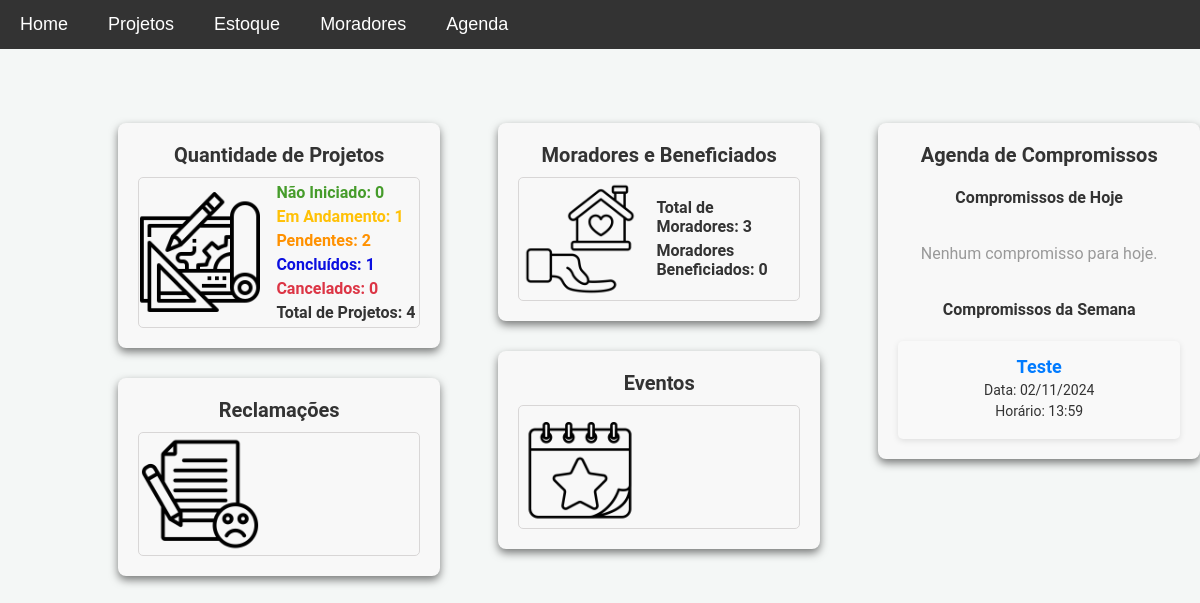
The page / on the database its author committed.
### models.py (models this page shows)
class Compromisso(db.Model):
    __tablename__ = 'compromissos'
    id = db.Column(db.Integer, primary_key=True)
    nome_compromisso = db.Column(db.String(100), nullable=False)
    data = db.Column(db.Date, nullable=False)
    hora = db.Column(db.Time, nullable=False)
    observacoes = db.Column(db.Text, nullable=True)
    data_criacao = db.Column(db.DateTime, default=datetime.utcnow)

### app.py (the view)
@app.route('/')
def home():
    total_projetos = Projeto.query.count()
    nao_iniciados = Projeto.query.filter_by(status='Não iniciado').count()
    pendentes = Projeto.query.filter_by(status='Pendente').count()
    em_andamento = Projeto.query.filter_by(status='Em andamento').count()
    concluidos = Projeto.query.filter_by(status='Concluído').count()
    cancelados = Projeto.query.filter_by(status='Cancelado').count()
    total_moradores = Morador.query.count()
    moradores_beneficiados = Morador.query.filter_by(beneficio=True).count()
    hoje = datetime.now().date()
    semana_futura = hoje + timedelta(days=7)
    compromissos_hoje = Compromisso.query.filter(Compromisso.data == hoje).order_by(Compromisso.hora).all()
    compromissos_semana = Compromisso.query.filter(Compromisso.data > hoje, Compromisso.data <= semana_futura).order_by(Compromisso.data, Compromisso.hora).all()
    return render_template(
        'index.html',
        nao_iniciados=nao_iniciados,
        total_projetos=total_projetos,
        pendentes=pendentes,
        em_andamento=em_andamento,
        concluidos=concluidos,
        cancelados=cancelados,
        total_moradores=total_moradores,
        moradores_beneficiados=moradores_beneficiados,
        compromissos_hoje=compromissos_hoje,
        compromissos_semana=compromissos_semana
    )

### templates/index.html (shortened to what this page needs)
{% extends 'base.html' %}
{% block content %}
<div id="home-page" class="home-page">
    <div class="container">
        <div class="column">
            <div class="status-container">
                <h3>Quantidade de Projetos</h3>
                <div class="status-content dashboard">
                    <img src="{{ url_for('static', filename='img/projeto.png') }}" alt="Ícone de projetos" width="100" height="100">
                    <ul>
                        <li class="nao-iniciado">Não Iniciado: {{ nao_iniciados }}</li>
                        <li class="em-andamento">Em Andamento: {{ em_andamento }}</li>
                        <li class="pendente">Pendentes: {{ pendentes }}</li>
                        <li class="concluido">Concluídos: {{ concluidos }}</li>
                        <li class="cancelado">Cancelados: {{ cancelados }}</li>
                        <li class="total_projetos">Total de Projetos: {{ total_projetos }}</li>
                    </ul>
                </div>
            </div>
            <div class="status-container">
                <h3>Reclamações</h3>
                <div class="status-content">
                    <img src="{{ url_for('static', filename='img/reclamacao.png') }}" alt="Ícone de reclamações" width="100" height="100">
                </div>
            </div>
        </div>
        <div class="column">
            <div class="status-container">
                <h3>Moradores e Beneficiados</h3>
                <div class="status-content dashboard">
                    <img src="{{ url_for('static', filename='img/moradores.png') }}" alt="Ícone de moradores" width="100" height="100">
                    <ul>
                        <li>Total de Moradores: {{ total_moradores }}</li>
                        <li>Moradores Beneficiados: {{ moradores_beneficiados }}</li>
                    </ul>
                </div>
            </div>
            <div class="status-container">
                <h3>Eventos</h3>
                <div class="status-content">
                    <img src="{{ url_for('static', filename='img/eventos.png') }}" alt="Ícone de eventos" width="100" height="100">
                </div>
            </div>
        </div>
        <div class="column agenda-column">
            <div class="status-container">
                <h3>Agenda de Compromissos</h3>
                <h4>Compromissos de Hoje</h4>
                <div class="agenda-container">
                    {% if compromissos_hoje %}
                        {% for compromisso in compromissos_hoje %}
                        <div class="agenda-card">
                            <h5>{{ compromisso.nome_compromisso }}</h5>
                            <p>Horário: {{ compromisso.hora.strftime('%H:%M') }}</p>
                        </div>
                        {% endfor %}
                    {% else %}
                    <p class="no-compromissos">Nenhum compromisso para hoje.</p>
                    {% endif %}
                </div>
                <h4>Compromissos da Semana</h4>
                <div class="agenda-container">
                    {% if compromissos_semana %}
                        {% for compromisso in compromissos_semana %}
                        <div class="agenda-card">
                            <h5>{{ compromisso.nome_compromisso }}</h5>
                            <p>Data: {{ compromisso.data.strftime('%d/%m/%Y') }}</p>
                            <p>Horário: {{ compromisso.hora.strftime('%H:%M') }}</p>
                        </div>
                        {% endfor %}
                    {% else %}
                    <p class="no-compromissos">Nenhum compromisso para esta semana.</p>
                    {% endif %}
                </div>
            </div>
        </div>
    </div>
</div>
{% endblock %}

### static/css/style.css (style rules this page uses)
body { font-family: 'Roboto', sans-serif; background-color: #f4f7f6; margin: 0; padding: 0; color: #333; }
h1, h3 { text-align: center; margin-top: 0; }
.container { max-width: 1200px; margin: 0 auto; padding: 20px; }
.home-page .container { display: flex; justify-content: space-between; flex-wrap: wrap; gap: 20px; margin: 20px 0; }
.home-page .column { flex: 1; gap: 20px; }
.home-page .status-container, #home-page .status-container { background-color: #f8f8f8; padding: 20px; border-radius: 8px; transition: transform 0.3s; text-align: center; margin-bottom: 30px; box-shadow: 0 4px 8px rgba(0, 0, 0, 0.5); }
.home-page .status-container h3 { font-size: 20px; margin-bottom: 10px; }
.home-page .status-container ul, .status-container ul { list-style-type: none; padding: 0; margin: 0; }
.home-page .status-container li, .status-container li { font-size: 16px; margin-bottom: 5px; font-weight: bold; text-align: left; }
.status-container .status-content { border: rgba(214, 212, 212, 0.925) solid 1px; border-radius: 5px; display: flex; align-items: flex-start; gap: 10px; }
.status-container img { margin: 10px; }
.status-container .nao-iniciado { color: #258b05d7; }
.status-container .em-andamento { color: #ffc107; }
.status-container .pendente { color: #ff9100; }
.status-container .concluido { color: #0b0fe0; }
.status-container .cancelado { color: #dc3545; }
.status-container .total_projetos { font-size: 25px; }
.status-container { background-color: #fff; padding: 20px; border-radius: 8px; box-shadow: 0 4px 10px rgba(0, 0, 0, 0.1); margin-bottom: 20px; }
.status-container h3 { margin-bottom: 20px; font-size: 22px; text-align: center; }
.status-container ul { list-style-type: none; padding: 0; text-align: left; }
.status-container ul li { margin: 5px 0; font-size: 16px; }
.status-content img { float: left; margin-right: 15px; }
.home-page .column { flex: 1; gap: 20px; margin-left: 7%; margin-top: 3%; }
.home-page .status-container { background-color: #f8f8f8; padding: 20px; border-radius: 8px; box-shadow: 0 4px 6px rgba(0, 0, 0, 0.1); transition: transform 0.3s; text-align: center; margin-bottom: 30px; }
.home-page .status-container ul { list-style-type: none; padding: 0; margin: 0; }
.home-page .status-container li { font-size: 16px; margin-bottom: 5px; font-weight: bold; text-align: left; }
.home-page .status-content { display: flex; align-items: flex-start; gap: 10px; }
.home-page .status-content img { margin: 1px; }
.agenda-container { display: flex; flex-direction: column; gap: 10px; margin-top: 10px; }
.agenda-card { background-color: #f9f9f9; padding: 15px; border-radius: 5px; box-shadow: 0 2px 6px rgba(0, 0, 0, 0.1); transition: background-color 0.3s; }
.agenda-card h5 { font-size: 18px; margin: 0; color: #007bff; }
.agenda-card p { margin: 5px 0; color: #333; font-size: 14px; }
.no-compromissos { text-align: center; color: #999; font-size: 16px; }
#home-page .container { display: flex; justify-content: center; align-items: flex-start; gap: 20px; flex-wrap: wrap; margin: 0 auto; }
.status-container { background-color: #f8f8f8; padding: 30px; width: 100%; border-radius: 8px; box-shadow: 0 6px 12px rgba(0, 0, 0, 0.1); transition: transform 0.3s ease; text-align: center; margin-bottom: 30px; }
.status-content.dashboard { display: flex; align-items: center; gap: 15px; font-size: 18px; }
.status-content img { width: 120px; height: 120px; }
.home-page .container { display: flex; justify-content: space-around; flex-wrap: wrap; gap: 20px; margin: 20px 0; }

### rows shown on the page
Compromisso: nome_compromisso "Teste", data "02/11/2024", hora "13:59"

### other values the page prints
{{ nao_iniciados }} "0"
{{ em_andamento }} "1"
{{ pendentes }} "2"
{{ concluidos }} "1"
{{ cancelados }} "0"
{{ total_projetos }} "4"
{{ total_moradores }} "3"
{{ moradores_beneficiados }} "0"
